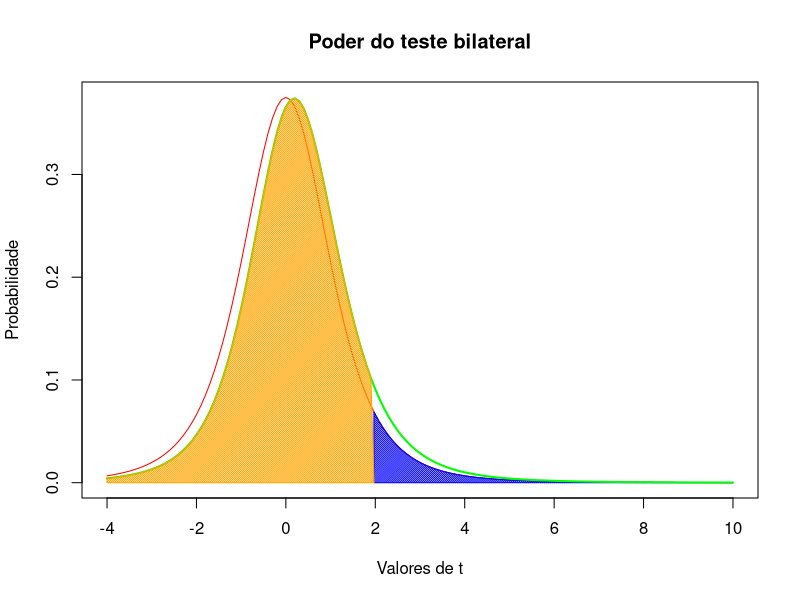

Here is the R script that generated this plot:
n <- 5
s <- 3.011
alpha = 0.06
mi <- 12
mi_amostra <- 12.3
d <- mi_amostra - mi
z <- (d*sqrt(n))/s

x1 <- seq(-4,10,by=.1)
y1 <- dt(x1, n-1)

plot(x1,y1,
     type="l", 
     xlab="Valores de t", 
     ylab="Probabilidade", 
     main="Poder do teste bilateral",
     col="red"
     )

t_alpha <- qt(1-alpha,n-1)

polygon(c(t_alpha, seq(t_alpha,10,by=.1) ,10),
        c(0, dt(seq(t_alpha,10,by=.1), n-1),0),
        density=70, col = "blue")

lines(x1, dt(x1,n-1,d*sqrt(n)/s),lwd=2,col='green')

polygon(c(-4, seq(-4, t_alpha,by=.1), t_alpha),
        c(0, dt(seq(-4, t_alpha,by=.1), n-1, z), 0),
        density=70, col = "orange")

beta <- pt(t_alpha, n-1, z)
poder <- 1-beta
poder

power.t.test(n=n,
             delta = d,
             sd = s,
             sig.level = alpha,
             type = "one.sample",
             alternative = "one.sided")
